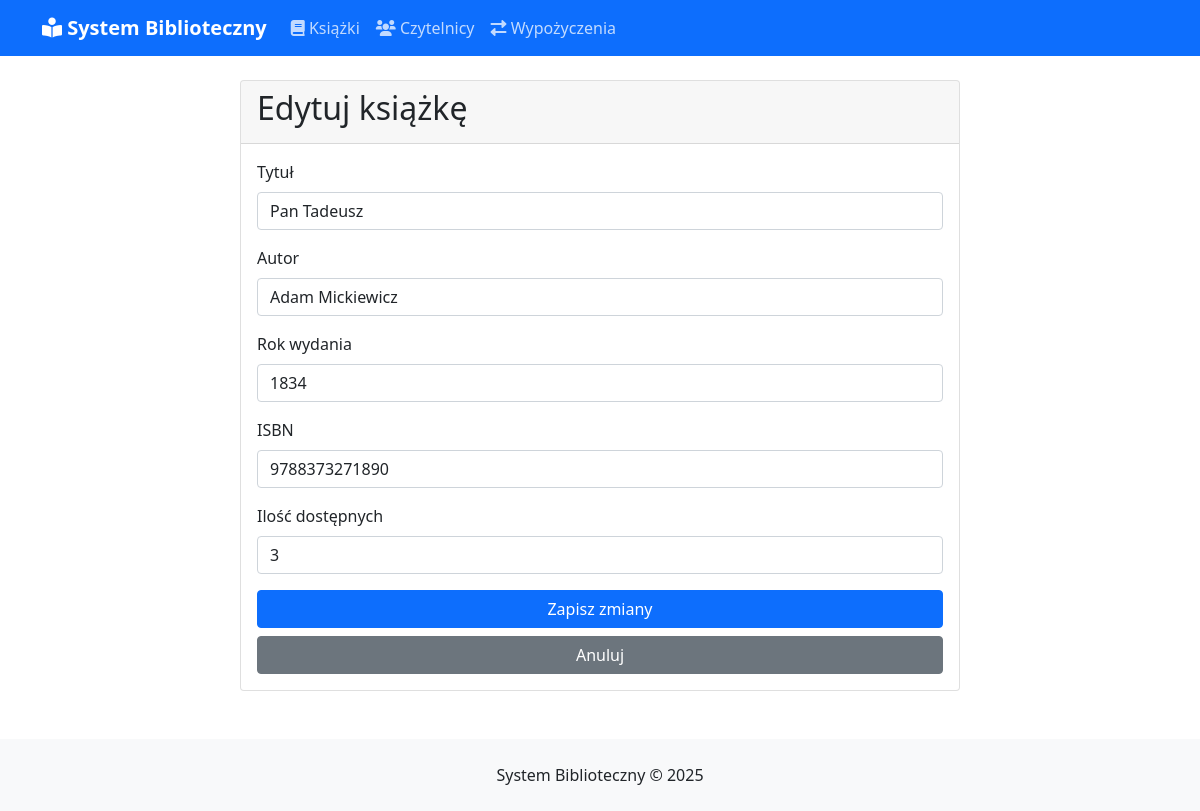
/ksiazki/edytuj/1, run on the app's committed database.
### tables this page shows
CREATE TABLE ksiazki (
    id INT AUTO_INCREMENT PRIMARY KEY,
    tytul VARCHAR(255) NOT NULL,
    autor VARCHAR(255) NOT NULL,
    rok_wydania INT,
    isbn VARCHAR(13),
    ilosc_dostepnych INT DEFAULT 0,
    data_dodania TIMESTAMP DEFAULT CURRENT_TIMESTAMP
);

### app/core/Router.php (called while the page is built, shortened)
<?php
class Router {
    private $currentMethod = '';
    public function __construct() {
        $url = $this->getUrl();
        $this->currentController = isset($url[0]) ? ucfirst($url[0]) . 'Controller' : 'StronyController';
        $controllerFile = APPROOT . '/controllers/' . $this->currentController . '.php';
        if(file_exists($controllerFile)) {
            $this->currentController = new $this->currentController;
            unset($url[0]);
        } else {
            header("HTTP/1.0 404 Not Found");
            require_once VIEWROOT . '/errors/404.php';
            exit;
        }
        if(isset($url[1])) {
            if(method_exists($this->currentController, $url[1])) {
                $this->currentMethod = $url[1];
                unset($url[1]);
            } else {
                header("HTTP/1.0 404 Not Found");
                require_once VIEWROOT . '/errors/404.php';
                exit;
            }
        } else {
            $this->currentMethod = 'index';
        }
        $this->params = $url ? array_values($url) : [];
        call_user_func_array([$this->currentController, $this->currentMethod], $this->params);
    }
    public function getUrl() {
        if(isset($_GET['url'])) {
            $url = rtrim($_GET['url'], '/');
            $url = filter_var($url, FILTER_SANITIZE_URL);
            return explode('/', $url);
        }
        return [];
    }
}

### public/index.php (called while the page is built, shortened)
<?php
spl_autoload_register(function($className) {
    $directories = [
        APPROOT . '/core/',
        APPROOT . '/controllers/',
        APPROOT . '/models/'
    ];
    foreach ($directories as $directory) {
        $file = $directory . $className . '.php';
        if (file_exists($file)) {
            return;
        }
    }
    die('Błąd: Nie znaleziono klasy ' . $className);
});
try {
    $router = new Router();
} catch (Exception $e) {
    if (DEBUG_MODE) {
        die('Błąd: ' . $e->getMessage());
    } else {
        die('Wystąpił wewnętrzny błąd serwera');
    }
}

### app/core/Database.php (called while the page is built, shortened)
<?php
class Database {
    private $host = DB_HOST;
    private $user = DB_USER;
    private $pass = DB_PASS;
    private $dbname = DB_NAME;
    private $dbh;
    private $stmt;
    public function __construct() {
        $dsn = 'mysql:host=' . $this->host . ';dbname=' . $this->dbname . ';charset=utf8mb4';
        $options = [
            PDO::ATTR_PERSISTENT => true,
            PDO::ATTR_ERRMODE => PDO::ERRMODE_EXCEPTION,
            PDO::ATTR_DEFAULT_FETCH_MODE => PDO::FETCH_OBJ,
            PDO::ATTR_EMULATE_PREPARES => false
        ];
        try {
            $this->dbh = new PDO($dsn, $this->user, $this->pass, $options);
        } catch(PDOException $e) {
            $this->error = $e->getMessage();
            error_log("Database Connection Error: " . $this->error);
            throw new Exception("Nie można połączyć się z bazą danych");
        }
    }
    public function query($sql) {
        try {
            $this->stmt = $this->dbh->prepare($sql);
        } catch(PDOException $e) {
            $this->error = $e->getMessage();
            error_log("Query Preparation Error: " . $this->error . " in query: " . $sql);
            throw new Exception("Błąd przygotowania zapytania");
        }
    }
    public function bind($param, $value, $type = null) {
        if(is_null($type)) {
            switch(true) {
                default:
                    $type = PDO::PARAM_STR;
            }
        }
        try {
            $this->stmt->bindValue($param, $value, $type);
        } catch(PDOException $e) {
            $this->error = $e->getMessage();
            error_log("Parameter Binding Error: " . $this->error);
            throw new Exception("Błąd wiązania parametrów");
        }
    }
    public function execute() {
        try {
            return $this->stmt->execute();
        } catch(PDOException $e) {
            $this->error = $e->getMessage();
            error_log("Query Execution Error: " . $this->error);
            throw new Exception("Błąd wykonania zapytania");
        }
    }
    public function single() {
        try {
            $this->execute();
            return $this->stmt->fetch();
        } catch(PDOException $e) {
            $this->error = $e->getMessage();
            error_log("Single Result Error: " . $this->error);
            throw new Exception("Błąd pobierania wyniku");
        }
    }
}

### app/models/KsiazkiModel.php (called while the page is built, shortened)
<?php
class KsiazkiModel {
    private $db;
    public function __construct() {
        $this->db = new Database;
    }
    public function pobierzKsiazkePoId($id) {
        $this->db->query("SELECT * FROM ksiazki WHERE id = :id");
        $this->db->bind(':id', $id);
        return $this->db->single();
    }
}

### app/views/ksiazki/edytuj.php (the view, shortened to what this page needs)
<?php require VIEWROOT . '/templates/header.php'; ?>
<div class="container">
    <div class="row justify-content-center">
        <div class="col-md-8">
            <div class="card">
                <div class="card-header">
                    <h2 class="card-title">Edytuj książkę</h2>
                </div>
                <div class="card-body">
                    <form action="<?php echo BASE_URL; ?>/ksiazki/edytuj/<?php echo $dane['ksiazka']->id; ?>" method="POST">
                        <div class="mb-3">
                            <label for="tytul" class="form-label">Tytuł</label>
                            <input type="text" class="form-control" id="tytul" name="tytul"
                                   value="<?php echo $dane['ksiazka']->tytul; ?>" required>
                        </div>
                        <div class="mb-3">
                            <label for="autor" class="form-label">Autor</label>
                            <input type="text" class="form-control" id="autor" name="autor"
                                   value="<?php echo $dane['ksiazka']->autor; ?>" required>
                        </div>
                        <div class="mb-3">
                            <label for="rok_wydania" class="form-label">Rok wydania</label>
                            <input type="number" class="form-control" id="rok_wydania" name="rok_wydania"
                                   value="<?php echo $dane['ksiazka']->rok_wydania; ?>"
                                   min="1" max="<?php echo date('Y'); ?>" required>
                        </div>
                        <div class="mb-3">
                            <label for="isbn" class="form-label">ISBN</label>
                            <input type="text" class="form-control" id="isbn" name="isbn"
                                   value="<?php echo $dane['ksiazka']->isbn; ?>"
                                   pattern="[0-9]{13}" title="ISBN powinien składać się z 13 cyfr">
                        </div>
                        <div class="mb-3">
                            <label for="ilosc_dostepnych" class="form-label">Ilość dostępnych</label>
                            <input type="number" class="form-control" id="ilosc_dostepnych" name="ilosc_dostepnych"
                                   value="<?php echo $dane['ksiazka']->ilosc_dostepnych; ?>" min="0" required>
                        </div>
                        <div class="d-grid gap-2">
                            <button type="submit" class="btn btn-primary">Zapisz zmiany</button>
                            <a href="<?php echo BASE_URL; ?>/ksiazki" class="btn btn-secondary">Anuluj</a>
                        </div>
                    </form>
                </div>
            </div>
        </div>
    </div>
</div>
<?php require VIEWROOT . '/templates/footer.php'; ?>

### data on the page
ksiazki: tytul "Pan Tadeusz", autor "Adam Mickiewicz", rok_wydania "1834", isbn "9788373271890", ilosc_dostepnych "3"

### other printed values
SITENAME "System Biblioteczny"
